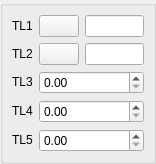
<ui version="4.0" >
 <class>DlgRef_2Sel3Spin_QTD</class>
 <widget class="QWidget" name="DlgRef_2Sel3Spin_QTD" >
  <property name="geometry" >
   <rect>
    <x>0</x>
    <y>0</y>
    <width>156</width>
    <height>149</height>
   </rect>
  </property>
  <property name="windowTitle" >
   <string/>
  </property>
  <layout class="QGridLayout" >
   <property name="leftMargin" >
    <number>0</number>
   </property>
   <property name="topMargin" >
    <number>0</number>
   </property>
   <property name="rightMargin" >
    <number>0</number>
   </property>
   <property name="bottomMargin" >
    <number>0</number>
   </property>
   <property name="horizontalSpacing" >
    <number>6</number>
   </property>
   <property name="verticalSpacing" >
    <number>6</number>
   </property>
   <item row="0" column="0" >
    <widget class="QGroupBox" name="GroupBox1" >
     <property name="title" >
      <string/>
     </property>
     <layout class="QGridLayout" >
      <property name="leftMargin" >
       <number>9</number>
      </property>
      <property name="topMargin" >
       <number>9</number>
      </property>
      <property name="rightMargin" >
       <number>9</number>
      </property>
      <property name="bottomMargin" >
       <number>9</number>
      </property>
      <property name="horizontalSpacing" >
       <number>6</number>
      </property>
      <property name="verticalSpacing" >
       <number>6</number>
      </property>
      <item row="4" column="0" >
       <widget class="QLabel" name="TextLabel5" >
        <property name="sizePolicy" >
         <sizepolicy vsizetype="Fixed" hsizetype="Fixed" >
          <horstretch>0</horstretch>
          <verstretch>0</verstretch>
         </sizepolicy>
        </property>
        <property name="text" >
         <string>TL5</string>
        </property>
        <property name="wordWrap" >
         <bool>false</bool>
        </property>
       </widget>
      </item>
      <item row="3" column="0" >
       <widget class="QLabel" name="TextLabel4" >
        <property name="sizePolicy" >
         <sizepolicy vsizetype="Fixed" hsizetype="Fixed" >
          <horstretch>0</horstretch>
          <verstretch>0</verstretch>
         </sizepolicy>
        </property>
        <property name="text" >
         <string>TL4</string>
        </property>
        <property name="wordWrap" >
         <bool>false</bool>
        </property>
       </widget>
      </item>
      <item row="2" column="0" >
       <widget class="QLabel" name="TextLabel3" >
        <property name="sizePolicy" >
         <sizepolicy vsizetype="Fixed" hsizetype="Fixed" >
          <horstretch>0</horstretch>
          <verstretch>0</verstretch>
         </sizepolicy>
        </property>
        <property name="text" >
         <string>TL3</string>
        </property>
        <property name="wordWrap" >
         <bool>false</bool>
        </property>
       </widget>
      </item>
      <item row="0" column="0" >
       <widget class="QLabel" name="TextLabel1" >
        <property name="sizePolicy" >
         <sizepolicy vsizetype="Fixed" hsizetype="Fixed" >
          <horstretch>0</horstretch>
          <verstretch>0</verstretch>
         </sizepolicy>
        </property>
        <property name="text" >
         <string>TL1</string>
        </property>
        <property name="wordWrap" >
         <bool>false</bool>
        </property>
       </widget>
      </item>
      <item row="0" column="2" >
       <widget class="QLineEdit" name="LineEdit1" />
      </item>
      <item row="1" column="0" >
       <widget class="QLabel" name="TextLabel2" >
        <property name="sizePolicy" >
         <sizepolicy vsizetype="Fixed" hsizetype="Fixed" >
          <horstretch>0</horstretch>
          <verstretch>0</verstretch>
         </sizepolicy>
        </property>
        <property name="text" >
         <string>TL2</string>
        </property>
        <property name="wordWrap" >
         <bool>false</bool>
        </property>
       </widget>
      </item>
      <item row="0" column="1" >
       <widget class="QPushButton" name="PushButton1" >
        <property name="sizePolicy" >
         <sizepolicy vsizetype="Fixed" hsizetype="Fixed" >
          <horstretch>0</horstretch>
          <verstretch>0</verstretch>
         </sizepolicy>
        </property>
        <property name="text" >
         <string/>
        </property>
       </widget>
      </item>
      <item row="1" column="2" >
       <widget class="QLineEdit" name="LineEdit2" />
      </item>
      <item row="1" column="1" >
       <widget class="QPushButton" name="PushButton2" >
        <property name="sizePolicy" >
         <sizepolicy vsizetype="Fixed" hsizetype="Fixed" >
          <horstretch>0</horstretch>
          <verstretch>0</verstretch>
         </sizepolicy>
        </property>
        <property name="text" >
         <string/>
        </property>
       </widget>
      </item>
      <item row="2" column="1" colspan="2" >
       <widget class="QtxDoubleSpinBox" name="SpinBox_DX" />
      </item>
      <item row="4" column="1" colspan="2" >
       <widget class="QtxDoubleSpinBox" name="SpinBox_DZ" />
      </item>
      <item row="3" column="1" colspan="2" >
       <widget class="QtxDoubleSpinBox" name="SpinBox_DY" />
      </item>
     </layout>
    </widget>
   </item>
  </layout>
 </widget>
 <layoutdefault spacing="6" margin="11" />
 <pixmapfunction>qPixmapFromMimeSource</pixmapfunction>
 <customwidgets>
  <customwidget>
   <class>QtxDoubleSpinBox</class>
   <extends>QDoubleSpinBox</extends>
   <header location="global" >QtxDoubleSpinBox.h</header>
  </customwidget>
 </customwidgets>
 <tabstops>
  <tabstop>PushButton1</tabstop>
  <tabstop>LineEdit1</tabstop>
  <tabstop>PushButton2</tabstop>
  <tabstop>LineEdit2</tabstop>
  <tabstop>SpinBox_DX</tabstop>
  <tabstop>SpinBox_DY</tabstop>
  <tabstop>SpinBox_DZ</tabstop>
 </tabstops>
 <resources/>
 <connections/>
</ui>
